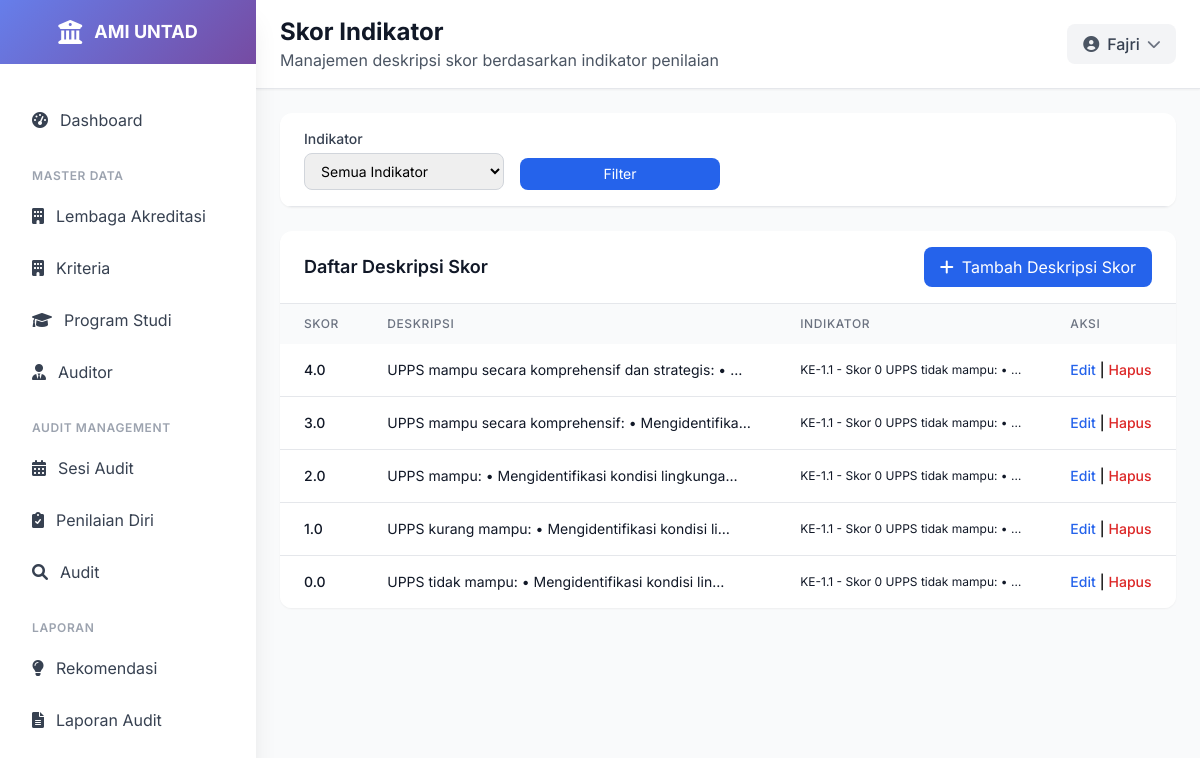
Screenshot of /indikator/94/skor/ (signed in) with the database file from the repository.
### ami/models.py (models this page shows, shortened)
class SkorIndikator(models.Model):
    indikator = models.ForeignKey(IndikatorPenilaian, on_delete=models.CASCADE, related_name='skor_indikator')
    skor = models.FloatField()
    deskripsi = models.TextField()
    class Meta:
        verbose_name = "Deskripsi Skor"
        verbose_name_plural = "Deskripsi Skor"
        unique_together = ['indikator', 'skor']
        ordering = ['-skor']

class IndikatorPenilaian(models.Model):
    elemen = models.ForeignKey(Elemen, on_delete=models.CASCADE, related_name='indikator')
    kode = models.CharField(max_length=30)
    deskripsi = models.TextField()
    panduan = models.TextField(blank=True, null=True)
    skor_maksimal = models.FloatField(default=4.0)
    memiliki_perhitungan_khusus = models.BooleanField(default=False)
    rumus_perhitungan = models.TextField(blank=True, null=True)
    class Meta:
        verbose_name = "Indikator Penilaian"
        verbose_name_plural = "Indikator Penilaian"
        unique_together = ['elemen', 'kode']
        ordering = ['kode']

### ami/views.py (the view)
# urls.py: path('indikator/<int:indikator_id>/skor/', views.skor_indikator_list, name='skor_indikator_list'),
@login_required
def skor_indikator_list(request, indikator_id=None):
    indikator = None
    if indikator_id:
        indikator = get_object_or_404(IndikatorPenilaian, pk=indikator_id)
        skor_list = SkorIndikator.objects.filter(indikator=indikator).order_by('-skor')
    else:
        skor_list = SkorIndikator.objects.all().order_by('-skor')
    paginator = Paginator(skor_list, 10)
    page_number = request.GET.get('page')
    skor_indikator = paginator.get_page(page_number)
    return render(request, 'ami/skor_indikator_list.html', {
        'skor_indikator': skor_indikator,
        'indikator': indikator
    })

### templates/ami/skor_indikator_list.html (shortened to what this page needs)
{% extends 'base.html' %}
{% load static %}
{% block page_title %}Skor Indikator{% endblock %}
{% block page_subtitle %}Manajemen deskripsi skor berdasarkan indikator penilaian{% endblock %}
{% block content %}
<div class="p-4 lg:p-6">
    <div class="bg-white rounded-xl shadow-sm overflow-hidden mb-4 lg:mb-6">
        <div class="px-4 lg:px-6 py-4 border-b border-gray-200">
            <form method="get" class="grid grid-cols-1 md:grid-cols-4 gap-2 lg:gap-4">
                <div>
                    <label for="indikator" class="block text-xs lg:text-sm font-medium text-gray-700 mb-1">Indikator</label>
                    <select name="indikator_id" id="indikator" class="w-full border border-gray-300 rounded-lg px-2 py-1.5 lg:px-3 lg:py-2 focus:outline-none focus:ring-2 focus:ring-blue-500 focus:border-blue-500 text-xs lg:text-sm">
                        <option value="">Semua Indikator</option>
                    </select>
                </div>
                <div class="flex items-end">
                    <button type="submit" class="w-full bg-blue-600 hover:bg-blue-700 text-white px-3 py-1.5 rounded-lg text-sm">
                        Filter
                    </button>
                </div>
            </form>
        </div>
    </div>
    <div class="bg-white rounded-xl shadow-sm overflow-hidden">
        <div class="px-4 lg:px-6 py-4 border-b border-gray-200 flex flex-col sm:flex-row sm:justify-between sm:items-center space-y-2 sm:space-y-0">
            <h3 class="text-lg font-semibold text-gray-900">Daftar Deskripsi Skor</h3>
            <div class="flex flex-col sm:flex-row space-y-2 sm:space-y-0 sm:space-x-2 w-full sm:w-auto">
                {% if indikator %}
                <a href="{% url 'ami:skor_indikator_create_by_indikator' indikator.id %}" class="bg-blue-600 hover:bg-blue-700 text-white px-4 py-2 rounded-lg flex items-center justify-center w-full sm:w-auto">
                    <i class="fas fa-plus mr-2"></i> Tambah Deskripsi Skor
                </a>
                {% else %}
                <a href="{% url 'ami:skor_indikator_create' %}" class="bg-blue-600 hover:bg-blue-700 text-white px-4 py-2 rounded-lg flex items-center justify-center w-full sm:w-auto">
                    <i class="fas fa-plus mr-2"></i> Tambah Deskripsi Skor
                </a>
                {% endif %}
            </div>
        </div>
        <div class="overflow-x-auto">
            <table class="w-full">
                <thead class="bg-gray-50">
                    <tr>
                        <th class="px-3 lg:px-6 py-3 text-left text-xs font-medium text-gray-500 uppercase tracking-wider">Skor</th>
                        <th class="px-3 lg:px-6 py-3 text-left text-xs font-medium text-gray-500 uppercase tracking-wider">Deskripsi</th>
                        <th class="px-3 lg:px-6 py-3 text-left text-xs font-medium text-gray-500 uppercase tracking-wider hidden md:table-cell">Indikator</th>
                        <th class="px-3 lg:px-6 py-3 text-left text-xs font-medium text-gray-500 uppercase tracking-wider">Aksi</th>
                    </tr>
                </thead>
                <tbody class="bg-white divide-y divide-gray-200">
                    {% for skor in skor_indikator %}
                    <tr class="hover:bg-gray-50 transition-colors">
                        <td class="px-3 lg:px-6 py-4 whitespace-nowrap">
                            <div class="text-xs lg:text-sm font-medium text-gray-900">{{ skor.skor }}</div>
                        </td>
                        <td class="px-3 lg:px-6 py-4 whitespace-nowrap text-xs lg:text-sm text-gray-900">
                            {{ skor.deskripsi|truncatechars:50 }}
                        </td>
                        <td class="px-3 lg:px-6 py-4 whitespace-nowrap text-xs lg:text-gray-900 hidden md:table-cell">
                            {{ skor.indikator.kode }} - {{ skor.indikator.deskripsi|truncatechars:30 }}
                        </td>
                        <td class="px-3 lg:px-6 py-4 whitespace-nowrap text-xs lg:text-sm font-medium">
                            <div class="flex flex-wrap gap-1">
                                <a href="{% url 'ami:skor_indikator_update' skor.id %}" class="text-blue-600 hover:text-blue-900">Edit</a>
                                <span class="hidden md:inline">|</span>
                                <a href="{% url 'ami:skor_indikator_delete' skor.id %}" class="text-red-600 hover:text-red-900">Hapus</a>
                            </div>
                        </td>
                    </tr>
                    {% empty %}
                    <tr>
                        <td colspan="4" class="px-4 lg:px-6 py-4 text-center text-gray-500 text-sm">Tidak ada deskripsi skor yang terdaftar</td>
                    </tr>
                    {% endfor %}
                </tbody>
            </table>
        </div>
    </div>
</div>
{% endblock %}

### templates/base.html (shortened to what this page needs)
<!DOCTYPE html>
<html lang="id">
<head>
    <script src="https://cdn.tailwindcss.com"></script>
    <link href="https://cdnjs.cloudflare.com/ajax/libs/font-awesome/6.0.0/css/all.min.css" rel="stylesheet">
</head>
<body class="bg-gray-50">
    <div class="fixed inset-y-0 left-0 z-50 w-64 bg-white shadow-xl transform transition-transform duration-300 ease-in-out lg:translate-x-0 -translate-x-full flex flex-col" id="sidebar">
        <div class="flex items-center justify-center h-16 gradient-bg flex-shrink-0">
            <div class="flex items-center space-x-3">
                <i class="fas fa-university text-white text-2xl"></i>
                <span class="text-white font-bold text-lg">AMI UNTAD</span>
            </div>
        </div>
        <nav class="flex-1 overflow-y-auto mt-8 px-4 pb-4">
            <div class="space-y-2">
                <a href="{% url 'ami:dashboard' %}" class="sidebar-item flex items-center px-4 py-3 text-gray-700 rounded-lg transition-all duration-200 {% if request.resolver_match.url_name == 'dashboard' %}bg-blue-50 text-blue-600{% else %}hover:bg-gray-50{% endif %}">
                    <i class="fas fa-tachometer-alt mr-3"></i>
                    <span>Dashboard</span>
                </a>
                <div class="pt-4">
                    <p class="px-4 text-xs font-semibold text-gray-400 uppercase tracking-wider">Master Data</p>
                    <div class="mt-2 space-y-1">
                        <a href="{% url 'ami:lembaga_akreditasi_list' %}" class="sidebar-item flex items-center px-4 py-3 text-gray-700 rounded-lg transition-all duration-200 {% if request.resolver_match.url_name == 'lembaga_akreditasi_list' %}bg-blue-50 text-blue-600{% else %}hover:bg-gray-50{% endif %}">
                            <i class="fas fa-building mr-3"></i>
                            <span>Lembaga Akreditasi</span>
                        </a>
                        <a href="{% url 'ami:kriteria_list' %}" class="sidebar-item flex items-center px-4 py-3 text-gray-700 rounded-lg transition-all duration-200 {% if request.resolver_match.url_name == 'kriteria_list' %}bg-blue-50 text-blue-600{% else %}hover:bg-gray-50{% endif %}">
                            <i class="fas fa-building mr-3"></i>
                            <span>Kriteria</span>
                        </a>
                        <a href="{% url 'ami:program_studi_list' %}" class="sidebar-item flex items-center px-4 py-3 text-gray-700 rounded-lg transition-all duration-200 {% if request.resolver_match.url_name == 'program_studi_list' %}bg-blue-50 text-blue-600{% else %}hover:bg-gray-50{% endif %}">
                            <i class="fas fa-graduation-cap mr-3"></i>
                            <span>Program Studi</span>
                        </a>
                        <a href="{% url 'ami:auditor_list' %}" class="sidebar-item flex items-center px-4 py-3 text-gray-700 rounded-lg transition-all duration-200 {% if request.resolver_match.url_name == 'auditor_list' %}bg-blue-50 text-blue-600{% else %}hover:bg-gray-50{% endif %}">
                            <i class="fas fa-user-tie mr-3"></i>
                            <span>Auditor</span>
                        </a>
                    </div>
                </div>
                <div class="pt-4">
                    <p class="px-4 text-xs font-semibold text-gray-400 uppercase tracking-wider">Audit Management</p>
                    <div class="mt-2 space-y-1">
                        <a href="{% url 'ami:audit_session_list' %}" class="sidebar-item flex items-center px-4 py-3 text-gray-700 rounded-lg transition-all duration-200 {% if request.resolver_match.url_name == 'audit_session_list' %}bg-blue-50 text-blue-600{% else %}hover:bg-gray-50{% endif %}">
                            <i class="fas fa-calendar-alt mr-3"></i>
                            <span>Sesi Audit</span>
                        </a>
                        <a href="#" class="sidebar-item flex items-center px-4 py-3 text-gray-700 rounded-lg transition-all duration-200 hover:bg-gray-50">
                            <i class="fas fa-clipboard-check mr-3"></i>
                            <span>Penilaian Diri</span>
                        </a>
                        <a href="#" class="sidebar-item flex items-center px-4 py-3 text-gray-700 rounded-lg transition-all duration-200 hover:bg-gray-50">
                            <i class="fas fa-search mr-3"></i>
                            <span>Audit</span>
                        </a>
                    </div>
                </div>
                <div class="pt-4">
                    <p class="px-4 text-xs font-semibold text-gray-400 uppercase tracking-wider">Laporan</p>
                    <div class="mt-2 space-y-1">
                        <a href="#" class="sidebar-item flex items-center px-4 py-3 text-gray-700 rounded-lg transition-all duration-200 hover:bg-gray-50">
                            <i class="fas fa-lightbulb mr-3"></i>
                            <span>Rekomendasi</span>
                        </a>
                        <a href="{% url 'ami:audit_session_list' %}" class="sidebar-item flex items-center px-4 py-3 text-gray-700 rounded-lg transition-all duration-200 {% if request.resolver_match.url_name == 'audit_session_list' %}bg-blue-50 text-blue-600{% else %}hover:bg-gray-50{% endif %}">
                            <i class="fas fa-file-alt mr-3"></i>
                            <span>Laporan Audit</span>
                        </a>
                    </div>
                </div>
            </div>
        </nav>
    </div>
    <div class="lg:ml-64 flex flex-col min-h-screen">
        <header class="bg-white shadow-sm border-b border-gray-200">
            <div class="flex items-center justify-between px-4 lg:px-6 py-4">
                <div class="lg:block hidden">
                    <h1 class="text-xl lg:text-2xl font-bold text-gray-900">{% block page_title %}{% endblock %}</h1>
                    <p class="text-gray-600">{% block page_subtitle %}{% endblock %}</p>
                </div>
                <div class="flex items-center space-x-4">
                    <div class="relative">
                        <button id="profileButton" class="flex items-center space-x-2 bg-gray-100 hover:bg-gray-200 px-4 py-2 rounded-lg transition-colors">
                            <i class="fas fa-user-circle text-gray-600"></i>
                            <span class="text-gray-700 font-medium">{{ user.get_full_name|default:user.username }}</span>
                            <i class="fas fa-chevron-down text-gray-500 text-sm transition-transform" id="chevronIcon"></i>
                        </button>
                    </div>
                </div>
            </div>
        </header>
        {% block content %}{% endblock %}
    </div>
</body>
</html>

### templates/base.html (style rules this page uses)
body { font-family: 'Inter', sans-serif; }
.gradient-bg { background: linear-gradient(135deg, #667eea 0%, #764ba2 100%); }

### rows the page displays
SkorIndikator: skor "4.0", deskripsi "UPPS mampu secara komprehensif dan strategis: • …", indikator.kode "KE-1.1", indikator.deskripsi "Skor 0 UPPS tidak mampu: • …"
SkorIndikator: skor "3.0", deskripsi "UPPS mampu secara komprehensif: • Mengidentifika…", indikator.kode "KE-1.1", indikator.deskripsi "Skor 0 UPPS tidak mampu: • …"
SkorIndikator: skor "2.0", deskripsi "UPPS mampu: • Mengidentifikasi kondisi lingkunga…", indikator.kode "KE-1.1", indikator.deskripsi "Skor 0 UPPS tidak mampu: • …"
SkorIndikator: skor "1.0", deskripsi "UPPS kurang mampu: • Mengidentifikasi kondisi li…", indikator.kode "KE-1.1", indikator.deskripsi "Skor 0 UPPS tidak mampu: • …"
SkorIndikator: skor "0.0", deskripsi "UPPS tidak mampu: • Mengidentifikasi kondisi lin…", indikator.kode "KE-1.1", indikator.deskripsi "Skor 0 UPPS tidak mampu: • …"

### other values shown
{{ user.get_full_name|default:user.username }} "Fajri"
